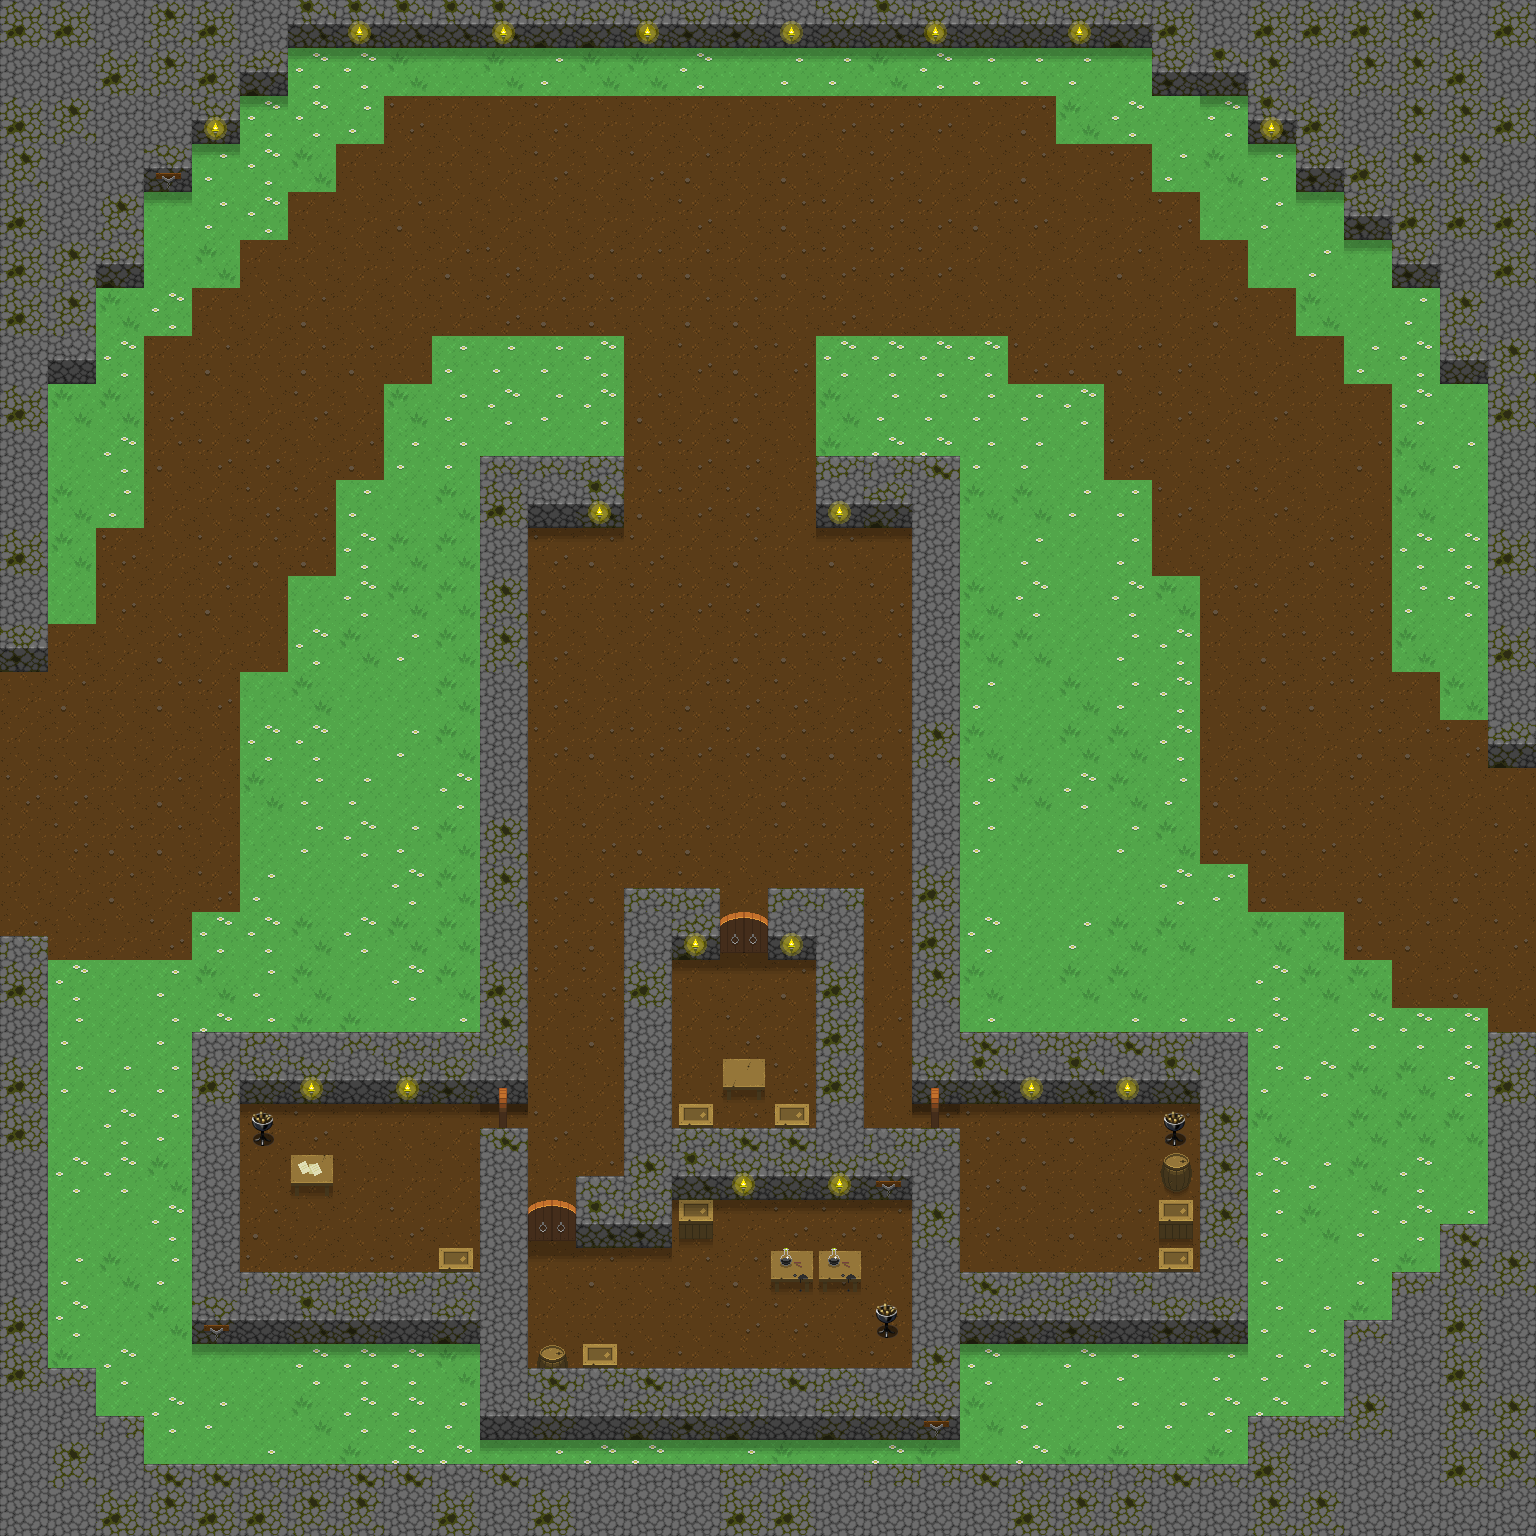

A level layout from a 2D game, rendered from its tile map. Below: a short description, then the map file with tile-grid data replaced by summaries:
An orthogonal 32x32 tile map with 48x48 px tiles, 10 tile layers (floor, floor 2, props, water_edges, ...) and 15 objects (7x FRIENDLY, MERCHANT_WER, MERCHANT_DQ).

<map version="1.10" tiledversion="1.11.0" orientation="orthogonal" renderorder="right-down" width="32" height="32" tilewidth="48" tileheight="48" infinite="0" nextlayerid="14" nextobjectid="20">
 <properties>
  <property name="startX" value="1" />
  <property name="startY" value="16" />
 </properties>
 <tileset firstgid="1" name="terrain" tilewidth="48" tileheight="48" tilecount="760" columns="20">
  <image source="uf_terrain.png" width="960" height="1824" />
  <tile id="115">
   <animation>
    <frame tileid="115" duration="500" />
    <frame tileid="116" duration="500" />
    <frame tileid="117" duration="500" />
    <frame tileid="118" duration="500" />
   </animation>
  </tile>
  <tile id="135">
   <animation>
    <frame tileid="135" duration="500" />
    <frame tileid="136" duration="500" />
    <frame tileid="137" duration="500" />
    <frame tileid="138" duration="500" />
   </animation>
  </tile>
  <tile id="155">
   <animation>
    <frame tileid="155" duration="500" />
    <frame tileid="156" duration="500" />
    <frame tileid="157" duration="500" />
    <frame tileid="158" duration="500" />
   </animation>
  </tile>
  <tile id="175">
   <animation>
    <frame tileid="175" duration="500" />
    <frame tileid="176" duration="500" />
    <frame tileid="177" duration="500" />
    <frame tileid="178" duration="500" />
   </animation>
  </tile>
  <tile id="195">
   <animation>
    <frame tileid="195" duration="300" />
    <frame tileid="196" duration="300" />
    <frame tileid="197" duration="300" />
    <frame tileid="198" duration="300" />
   </animation>
  </tile>
  <tile id="215">
   <animation>
    <frame tileid="215" duration="500" />
    <frame tileid="216" duration="500" />
    <frame tileid="217" duration="500" />
    <frame tileid="218" duration="500" />
   </animation>
  </tile>
  <tile id="644">
   <animation>
    <frame tileid="644" duration="200" />
    <frame tileid="645" duration="200" />
   </animation>
  </tile>
  <tile id="664">
   <animation>
    <frame tileid="664" duration="200" />
    <frame tileid="665" duration="200" />
   </animation>
  </tile>
  <tile id="672">
   <animation>
    <frame tileid="672" duration="750" />
    <frame tileid="673" duration="750" />
   </animation>
  </tile>
  <tile id="674">
   <animation>
    <frame tileid="674" duration="750" />
    <frame tileid="675" duration="750" />
   </animation>
  </tile>
 </tileset>
 <layer id="1" name="floor" width="32" height="32">
  <data>[1024 cells, 752 non-empty, 8 distinct tile ids]</data>
 </layer>
 <layer id="2" name="floor 2" width="32" height="32">
  <data>[1024 cells, 0 non-empty, 0 distinct tile ids]</data>
 </layer>
 <layer id="3" name="props" width="32" height="32">
  <data>[1024 cells, 16 non-empty, 6 distinct tile ids]</data>
 </layer>
 <layer id="5" name="water_edges" width="32" height="32">
  <data>[1024 cells, 0 non-empty, 0 distinct tile ids]</data>
 </layer>
 <layer id="12" name="creature" width="32" height="32">
  <data>[1024 cells, 0 non-empty, 0 distinct tile ids]</data>
 </layer>
 <layer id="6" name="shadows" width="32" height="32">
  <data>[1024 cells, 74 non-empty, 1 distinct tile ids]</data>
 </layer>
 <layer id="7" name="walls" width="32" height="32">
  <data>[1024 cells, 351 non-empty, 16 distinct tile ids]</data>
 </layer>
 <layer id="8" name="door" width="32" height="32">
  <data>[1024 cells, 6 non-empty, 3 distinct tile ids]</data>
 </layer>
 <layer id="9" name="torches" width="32" height="32">
  <data>[1024 cells, 18 non-empty, 1 distinct tile ids]</data>
 </layer>
 <layer id="10" name="webs" width="32" height="32">
  <data>[1024 cells, 0 non-empty, 0 distinct tile ids]</data>
 </layer>
 <objectgroup id="11" name="people">
  <object id="5" name="Brother Latumapic" type="FRIENDLY" x="144" y="912" width="48" height="48">
   <properties>
    <property name="icon" value="Druid_Grove_Keeper_Male" />
    <property name="movement" value="FIXED" />
   </properties>
  </object>
  <object id="6" name="Ariadne" type="FRIENDLY" x="864" y="576" width="48" height="48">
   <properties>
    <property name="icon" value="Paladin_Hunter_Female" />
    <property name="movement" value="FIXED" />
   </properties>
  </object>
  <object id="7" name="Aeshma" type="FRIENDLY" x="240" y="1200" width="48" height="48">
   <properties>
    <property name="icon" value="Druid_Shaman_Female" />
    <property name="movement" value="FIXED" />
   </properties>
  </object>
  <object id="8" name="Sevrin" type="FRIENDLY" x="1104" y="1200" width="48" height="48">
   <properties>
    <property name="icon" value="Druid_Beastmaster_Male" />
    <property name="movement" value="FIXED" />
   </properties>
  </object>
  <object id="9" name="Nalara" type="FRIENDLY" x="528" y="624" width="48" height="48">
   <properties>
    <property name="icon" value="Sorcerer_Mage_Female" />
    <property name="movement" value="FIXED" />
   </properties>
  </object>
  <object id="10" name="Slade" type="MERCHANT_WER" x="768" y="1296" width="48" height="48">
   <properties>
    <property name="icon" value="Hero" />
    <property name="movement" value="FIXED" />
   </properties>
  </object>
  <object id="11" name="Rent" type="MERCHANT_DQ" x="768" y="1008" width="48" height="48">
   <properties>
    <property name="icon" value="Hero" />
    <property name="movement" value="FIXED" />
   </properties>
  </object>
  <object id="12" name="Caliphar" type="FRIENDLY" x="1104" y="864" width="48" height="48">
   <properties>
    <property name="icon" value="Sorcerer_Elementalist_Male" />
    <property name="movement" value="FIXED" />
   </properties>
  </object>
  <object id="13" name="Sir Hrathnir" type="FRIENDLY" x="624" y="144" width="48" height="48">
   <properties>
    <property name="icon" value="Druid_Percht_Raider_Male" />
    <property name="movement" value="FIXED" />
   </properties>
  </object>
 </objectgroup>
 <objectgroup id="13" name="rooms">
  <object id="14" x="192" y="1056">
   <polygon points="0,0 0,240 336,240 336,0" />
  </object>
  <object id="15" x="912" y="1056">
   <polygon points="0,0 0,240 336,240 336,0" />
  </object>
  <object id="16" x="480" y="1200">
   <polygon points="0,0 144,0 144,-48 480,-48 480,192 0,192" />
  </object>
  <object id="17" x="624" y="912">
   <polygon points="0,0 240,0 240,240 0,240" />
  </object>
  <object id="18" x="480" y="480">
   <polygon points="0,0 0,720 0,768 192,768 192,672 192,432 336,432 336,672 480,672 480,0" />
  </object>
  <object id="19" x="0" y="0">
   <polygon points="0,0 0,1536 720,1536 720,1392 528,1392 528,1296 240,1296 240,1056 528,1056 528,480 912,480 912,1056 1200,1056 1200,1296 960,1296 912,1296 912,1392 720,1392 720,1536 1536,1536 1536,0" />
  </object>
 </objectgroup>
</map>
